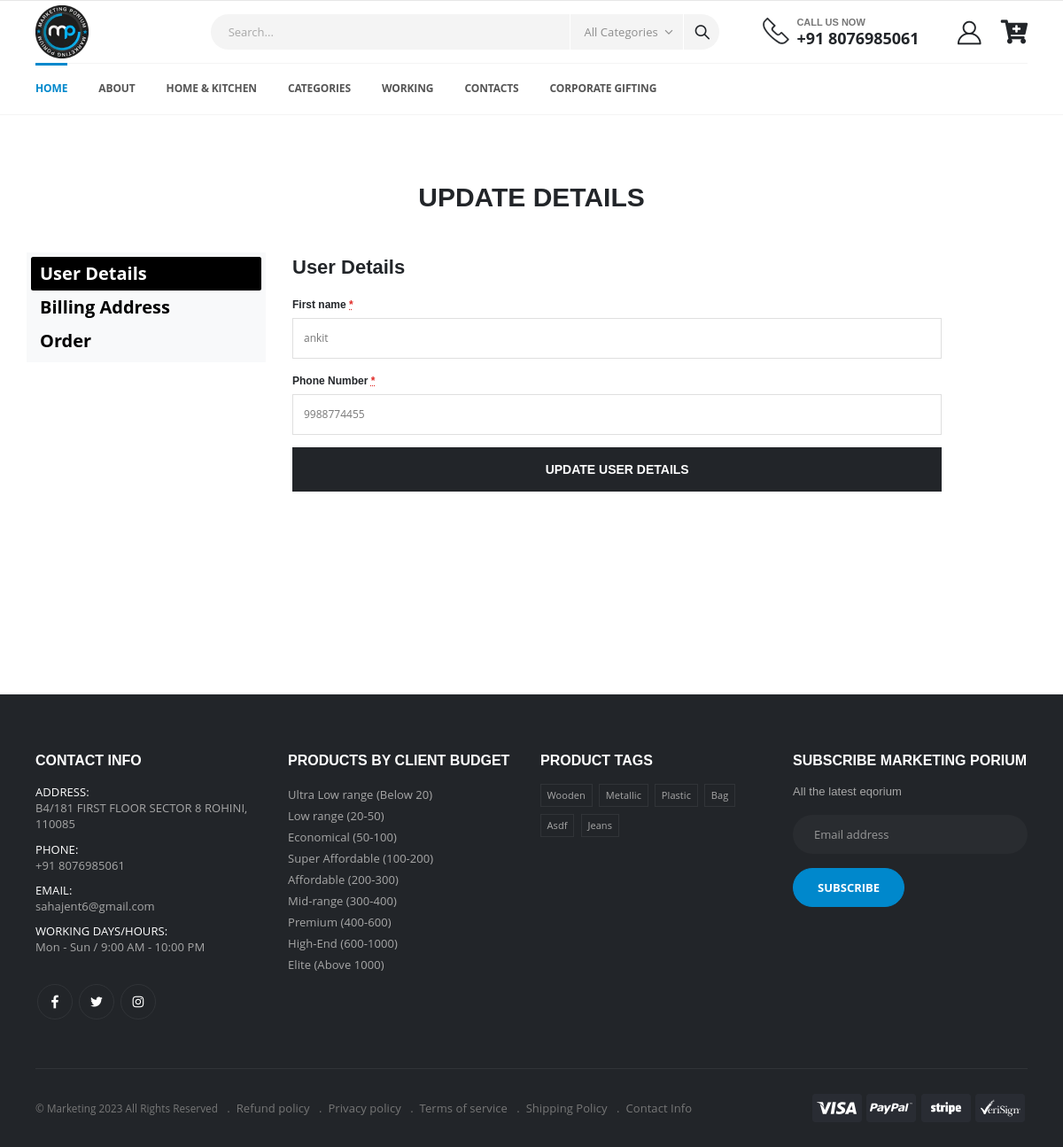
The page /updatedetails.php (signed in) on the database its author committed.
### tables this page shows
CREATE TABLE `setting` (
  `setting_id` int(11) NOT NULL,
  `setting_logo` varchar(255) NOT NULL,
  `setting_favicon` varchar(255) NOT NULL,
  `setting_address` varchar(255) NOT NULL,
  `setting_phone` varchar(12) NOT NULL,
  `setting_email` varchar(255) NOT NULL,
  `setting_working_hours` varchar(255) NOT NULL,
  `setting_subscribe_info` varchar(255) NOT NULL
);

CREATE TABLE `top_navbar` (
  `top_navbar_id` int(11) NOT NULL,
  `top_navbar_name` varchar(255) NOT NULL,
  `top_navbar_url` varchar(255) NOT NULL
);

CREATE TABLE `users` (
  `user_id` int(11) NOT NULL,
  `name` varchar(255) NOT NULL,
  `password` varchar(255) NOT NULL,
  `email` varchar(255) NOT NULL,
  `phone` varchar(12) NOT NULL
);

CREATE TABLE `social` (
  `social_id` int(11) NOT NULL,
  `facebook` varchar(255) NOT NULL,
  `twitter` varchar(255) NOT NULL,
  `instagram` varchar(255) NOT NULL,
  `youtube` varchar(255) NOT NULL
);

CREATE TABLE `categories` (
  `cat_id` int(11) NOT NULL,
  `cat_name` varchar(255) NOT NULL
);

### updatedetails.php (the view, shortened to what this page needs)
<?php include "includes/header.php" ?>
<div class="row p-5">
    <div class="col-12">
        <h2 class="text-center py-3 my-5">UPDATE DETAILS</h2>
    </div>
    <div class="col-lg-3   col-md-3 ">
        <div class="nav bg-light mobile-pills p-2 flex-column nav-pills" id="v-pills-tab" role="tablist" aria-orientation="vertical">
            <a class="nav-link active color-black" id="v-pills-home-tab" data-toggle="pill" href="#v-pills-home" role="tab" aria-controls="v-pills-home" aria-selected="true"><b class="fs-20">User Details</b></a>
            <a class="nav-link  color-black" id="v-pills-profile-tab" data-toggle="pill" href="#v-pills-profile" role="tab" aria-controls="v-pills-profile" aria-selected="false"><b class="fs-20">Billing
                    Address</b></a>
            <a class="nav-link  color-black" id="v-pills-messages-tab" data-toggle="pill" href="#v-pills-messages" role="tab" aria-controls="v-pills-messages" aria-selected="false"><b class="fs-20">Order</b></a>
        </div>
    </div>
    <div class="col-md-8 col-lg-8">
        <div class="tab-content" id="v-pills-tabContent">
            <div class="tab-pane fade show active" id="v-pills-home" role="tabpanel" aria-labelledby="v-pills-home-tab">
                <div class="col-lg-12">
                    <ul class="checkout-steps">
                        <li>
                            <h2 class="step-title">User Details</h2>
                            <?php
                              if (isset($_SESSION['user_id'])) {
                                confirm($result = query("SELECT * FROM users WHERE user_id = '{$_SESSION['user_id']}'"));
                                if ($row = mysqli_fetch_assoc($result)) {
                                ?>
                                    <form method="POST" action="#">
                                        <div class="form-group">
                                            <label for="name">First name
                                                <abbr class="required" title="required">*</abbr>
                                            </label>
                                            <input type="text" id="name" value="<?php echo $row['name'] ?>" name="name" class="form-control" required />
                                        </div>
                                        <div class="form-group">
                                            <label for="phone">Phone Number
                                                <abbr class="required" title="required">*</abbr>
                                            </label>
                                            <input type="tel" id="phone" name="phone" value="<?php echo $row['phone'] ?>" class="form-control" required />
                                        </div>
                                        <button type="submit" name="submit_user" class="btn btn-dark btn-place-order">
                                            Update User Details
                                        </button>
                                    </form>
                              <?php
                                }
                            }
                            ?>
                        </li>
                    </ul>
                </div>
            </div>
        </div>
    </div>
</div>
<?php include "includes/footer.php" ?>

### includes/header.php (shortened to what this page needs)
<!DOCTYPE html>
<html lang="en">
<head>
    <?php
    confirm($result = query("select * from setting where setting_id = 1"));
    if ($row = mysqli_fetch_assoc($result)) {
    ?>
        <link rel="icon" type="image/x-icon" href="admin/assets/image/favicon/<?php echo $row["setting_favicon"] ?>">
    <?php } ?>
    <link rel="stylesheet" href="assets/css/bootstrap.min.css">
    <link rel="stylesheet" href="assets/css/style.min.css">
    <link rel="stylesheet" href="assets/css/navbar.css">
    <link rel="stylesheet" href="assets/css/main.min.css">
    <link rel="stylesheet" href="assets/css/ankit.css">
    <link rel="stylesheet" type="text/css" href="assets/vendor/fontawesome-free/css/all.min.css">
</head>
<body>
    <div class="page-wrapper">
        <header class="header">
            <div class="header-middle sticky-header" data-sticky-options="{'mobile': true}">
                <div class="container">
                    <div class="header-left col-lg-2 w-auto pl-0">
                        <a href="index.php" class="logo">
                            <img src="admin/assets/image/logo/<?php echo $row['setting_logo'] ?>" width="60px" alt="Maketing Porium Logo">
                        </a>
                    </div>
                    <div class="header-right w-lg-max">
                        <div class="header-icon header-search header-search-inline header-search-category w-lg-max text-right mt-0">
                            <form action="#" method="get">
                                <div class="header-search-wrapper">
                                    <input type="search" class="form-control" name="q" id="q" placeholder="Search..." required>
                                    <div class="select-custom">
                                        <select id="cat" name="cat" onchange="location=this.value;">
                                            <option value="category.php" selected>All Categories</option>
                                            <?php $categoryFetchdata = query("select * from categories");
                                            ?>
                                        </select>
                                    </div>
                                    <button class="btn icon-magnifier p-0" title="search" type="submit"></button>
                                </div>
                            </form>
                        </div>
                        <div class="header-contact d-none d-lg-flex pl-4 pr-4">
                            <img alt="phone" src="assets/images/phone.png" width="30" height="30" class="pb-1">
                            <h6><span>Call us now</span><a href="tel:#" class="text-dark font1">+91 <?php echo $row['setting_phone'] ?></a></h6>
                        </div>
                        <div class="login-menu"> <a href="#" class="header-icon" title="login"><i class="icon-user-2"></i></a>
                        </div>
                        <div class="div">
                            <a href="checkout.php" class="header-icon" title="Cart"><i class="fas fa-cart-plus"></i></a>
                        </div>
                    </div>
                </div>
            </div>
            <div class="header-bottom sticky-header d-none d-lg-block" data-sticky-options="{'mobile': false}">
                <div class="container">
                    <nav class="main-nav w-100">
                        <ul class="menu">
                            <li class="active"><a href="index.php">Home</a></li>
                            <?php displayNavbar() ?>
                            <li>
                                <a href="category.php">CORPORATE GIFTING</a>
                            </li>
                        </ul>
                    </nav>
                </div>
            </div>
        </header>

### helper/functions.php (shortened to what this page needs)
<?php
function query($sql)
{
    global $connection;
    return mysqli_query($connection, $sql);
}
function displayNavbar()
{
    $topNavbarFetchdata = query("select * from top_navbar");
    while ($topNavbar = mysqli_fetch_assoc($topNavbarFetchdata)) {
        echo "<li>
                   <a href='{$topNavbar['top_navbar_url']}'>{$topNavbar['top_navbar_name']}</a>
           </li>";
    }
}

### includes/footer.php (shortened to what this page needs)
<section class="blog-section pb-0">
    <div class="container">
        <div class="product-widgets-container row pb-2">
        </div>
    </div>
</section>
<?php
confirm($result = query("select * from setting where setting_id = 1"));
if ($row = mysqli_fetch_assoc($result)) {
}
?>
<footer class="footer bg-dark">
    <div class="footer-middle">
        <div class="container">
            <div class="row">
                <div class="col-lg-3 col-sm-6">
                    <div class="widget">
                        <h4 class="widget-title">Contact Info</h4>
                        <ul class="contact-info">
                            <li>
                                <span class="contact-info-label">Address:</span><?php echo $row['setting_address'] ?>
                            </li>
                            <li>
                                <span class="contact-info-label">Phone:</span><a href="tel:">+91 <?php echo $row['setting_phone'] ?></a>
                            </li>
                            <li>
                                <span class="contact-info-label">Email:</span> <a href="#"><span class="__cf_email__" data-cfemail="315c50585d715449505c415d541f525e5c"><?php echo $row['setting_email'] ?></span></a>
                            </li>
                            <li>
                                <span class="contact-info-label">Working Days/Hours:</span> <?php echo $row['setting_working_hours'] ?>
                            </li>
                        </ul>
                        <div class="social-icons">
                            <?php
                            confirm($result = query("select * from social where social_id = 1"));
                            if ($row = mysqli_fetch_assoc($result)) {
                            ?>
                            <a href="<?php echo $row['facebook'] ?>" class="social-icon social-facebook icon-facebook" target="_blank" title="Facebook"></a>
                            <a href="<?php echo $row['twitter']?>" class="social-icon social-twitter icon-twitter" target="_blank" title="Twitter"></a>
                            <a href="<?php echo $row['instagram']?>" class="social-icon social-instagram icon-instagram" target="_blank" title="Instagram"></a>
                                <?php }?>
                        </div>
                    </div>
                </div>
                <div class="col-lg-3 col-sm-6">
                    <div class="widget">
                        <h4 class="widget-title">PRODUCTS BY CLIENT BUDGET</h4>
                        <ul class="links">
                            <li><a href="#">Ultra Low range (Below 20)</a></li>
                            <li><a href="#">Low range (20-50)</a></li>
                            <li><a href="#">Economical (50-100)</a></li>
                            <li><a href="#">Super Affordable (100-200)</a></li>
                            <li><a href="#">Affordable (200-300)</a></li>
                            <li><a href="#">Mid-range (300-400)</a></li>
                            <li><a href="#">Premium (400-600)</a></li>
                            <li><a href="#">High-End (600-1000)</a></li>
                            <li><a href="#">Elite (Above 1000)</a></li>
                        </ul>
                    </div>
                </div>
                <div class="col-lg-3 col-sm-6">
                    <div class="widget">
                        <h4 class="widget-title">Product Tags</h4>
                        <div class="tagcloud">
                            <?php
                            confirm($result = query("select * from categories limit 12"));
                            foreach ($result as $rows) {
                                echo " <a href='#'>{$rows['cat_name']}</a>";
                            }
                            ?>
                        </div>
                    </div>
                </div>
                <?php $result =  query("select * from setting where setting_id = 1");
                    if($row= mysqli_fetch_assoc($result)){
                ?>
                <div class="col-lg-3 col-sm-6">
                    <div class="widget widget-newsletter">
                        <h4 class="widget-title">Subscribe Marketing Porium</h4>
                        <p><?php if($row["setting_subscribe_info"])
                        echo $row['setting_subscribe_info'] ?>
                        </p>
                        <?php }?>
                        <form action="" method="post" class="mb-0">
                            <input type="email" name="email" class="form-control m-b-3" placeholder="Email address" required>
                            <button type="submit" name="subscribe" class="btn btn-primary shadow-none">Subscribe</button>
                        </form>
                    </div>
                </div>
            </div>
        </div>
    </div>
    <div class="container">
        <div class="footer-bottom">
            <div class="container d-sm-flex align-items-center">
                <div class="footer-left">
                    <span class="footer-copyright">© Marketing 2023 All Rights Reserved</span>
                    &nbsp; . &nbsp;<a href="refund-policy.php">Refund policy</a>
                    &nbsp; . &nbsp;<a href="privacy-policy.php">Privacy policy</a>
                    &nbsp; . &nbsp;<a href="term-service.php">Terms of service</a>
                    &nbsp; . &nbsp;<a href="shipping-policy.php">Shipping Policy</a>
                    &nbsp; . &nbsp;<a href="contact-us.php">Contact Info</a>
                </div>
                <div class="footer-right ml-auto mt-1 mt-sm-0">
                    <div class="payment-icons">
                        <span class="payment-icon visa" style="background-image: url(assets/images/payments/payment-visa.svg)"></span>
                        <span class="payment-icon paypal" style="background-image: url(assets/images/payments/payment-paypal.svg)"></span>
                        <span class="payment-icon stripe" style="background-image: url(assets/images/payments/payment-stripe.png)"></span>
                        <span class="payment-icon verisign" style="background-image:  url(assets/images/payments/payment-verisign.svg)"></span>
                    </div>
                </div>
            </div>
        </div>
    </div>
</footer>
</div>
</body>
</html>

### assets/css/navbar.css (style rules this page uses)
.icon-user-2 { position: relative !important; }
.login-menu { position: relative; }

### updatedetails.php (style rules this page uses)
.fs-20 { font-size: 20px !important; }
.color-black { color: black; }

### rows shown on the page
setting: setting_logo (picture), setting_phone "8076985061", setting_address "B4/181 FIRST FLOOR SECTOR 8 ROHINI, 110085", setting_email "sahajent6@gmail.com", setting_working_hours "Mon - Sun / 9:00 AM - 10:00 PM", setting_subscribe_info "All the latest eqorium"
top_navbar: top_navbar_name "ABOUT"
top_navbar: top_navbar_name "HOME & KITCHEN"
top_navbar: top_navbar_name "CATEGORIES"
top_navbar: top_navbar_name "WORKING"
top_navbar: top_navbar_name "CONTACTS"
users: name "ankit", phone "9988774455"
categories: cat_name "Wooden"
categories: cat_name "Metallic"
categories: cat_name "Plastic"
categories: cat_name "Bag"
categories: cat_name "Asdf"
categories: cat_name "Jeans"
